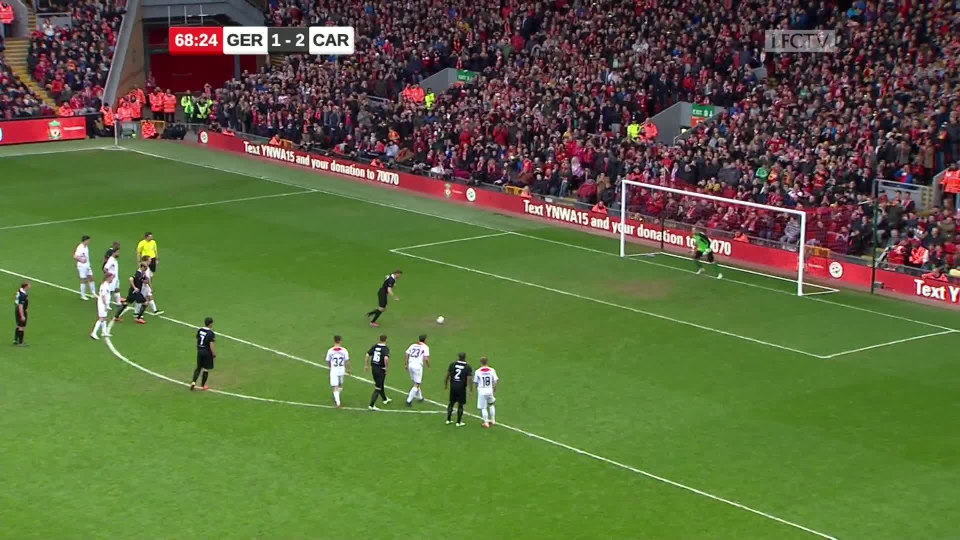
#> input picture 1.jpg, 1920 x 1080 px (shown at 1/2 size)
$ python -i transform.py   (imports and definitions only)
#> lines starting #> are read from the running program, lines starting #| are printed output that depends on the picture; pictures that were not available may be replaced by others from this repository, and a replacement may not be noted
import cv2 as cv
import numpy as np


def add_text(image: np.array, im_pts=[[783, 501], [1021, 464], [1647, 715], [1909, 661]],
             zone=1, draw_lines=False):
    # image - photo of field
    # im_pts - 4 points of rectangle
    # zone - 1: gate rectangle
    # zone - 2: shtrafnaya rectangle
    # draw_lines - drawing field lines on image (if False - only words will be drawn)

    field = cv.imread('field.png', cv.IMREAD_COLOR)
    words = cv.imread('words.png', cv.IMREAD_COLOR)

    gate_pts = [[1063, 286], [1135, 286], [1063, 510], [1135, 510]]
    shtraf_pts = [[920, 150], [1135, 150], [920, 646], [1135, 646]]

    if (zone == 1):
        fld_pts = gate_pts
    if (zone == 2):
        fld_pts = shtraf_pts

    # for i in range(4):
    #     cv.line(image, (im_pts[i][0], im_pts[i][1]), (im_pts[i][0], im_pts[i][1]), (i * 64, i * 64, i * 64), thickness=10)
    #     cv.line(field, (fld_pts[i][0], fld_pts[i][1]), (fld_pts[i][0], fld_pts[i][1]), (i * 64, i * 64, i * 64),
    #             thickness=10)

    dst_pts = np.float32(im_pts).reshape(-1, 1, 2)
    src_pts = np.float32(fld_pts).reshape(-1, 1, 2)
    matrix = (cv.findHomography(src_pts, dst_pts, cv.RANSAC, 5.0)[0])
    words_t = cv.warpPerspective(src=words, M=matrix, dsize=image.shape[:2][::-1])
    field_t = cv.warpPerspective(src=field, M=matrix, dsize=image.shape[:2][::-1])
    if (not draw_lines):
        words_t = words_t - field_t

    # cv.imshow("1.png", cv.bitwise_or(image, words_t))

    return cv.bitwise_or(image, words_t)

>>> import cv2
>>> picture = cv2.imread('1.jpg', cv2.IMREAD_GRAYSCALE)
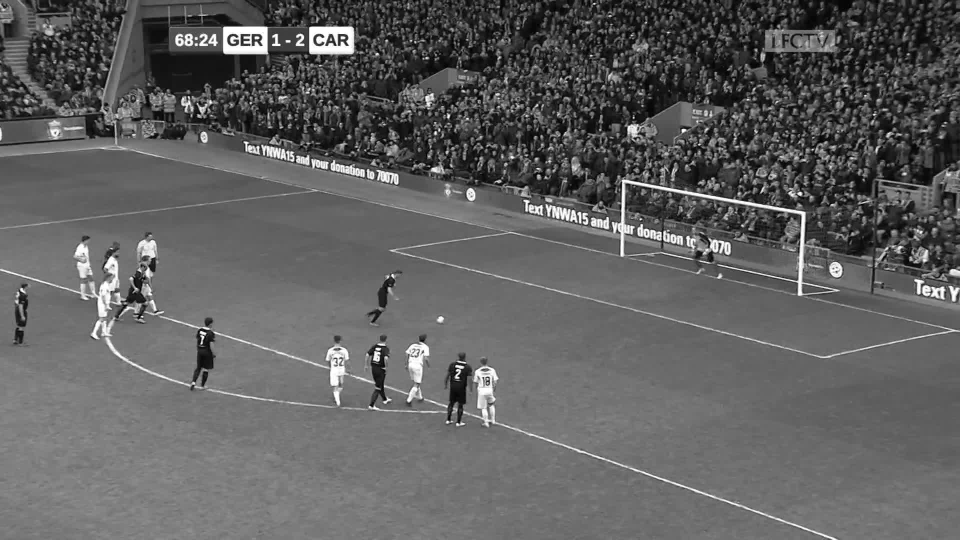
#> picture: shape (1080, 1920) (shown at 1/2 size); min 0, max 255, mean 96
>>> result = add_text(picture)
#> in add_text, field is the input picture: shape (1080, 1920, 3); mean B, G, R 61.5, 104.3, 93
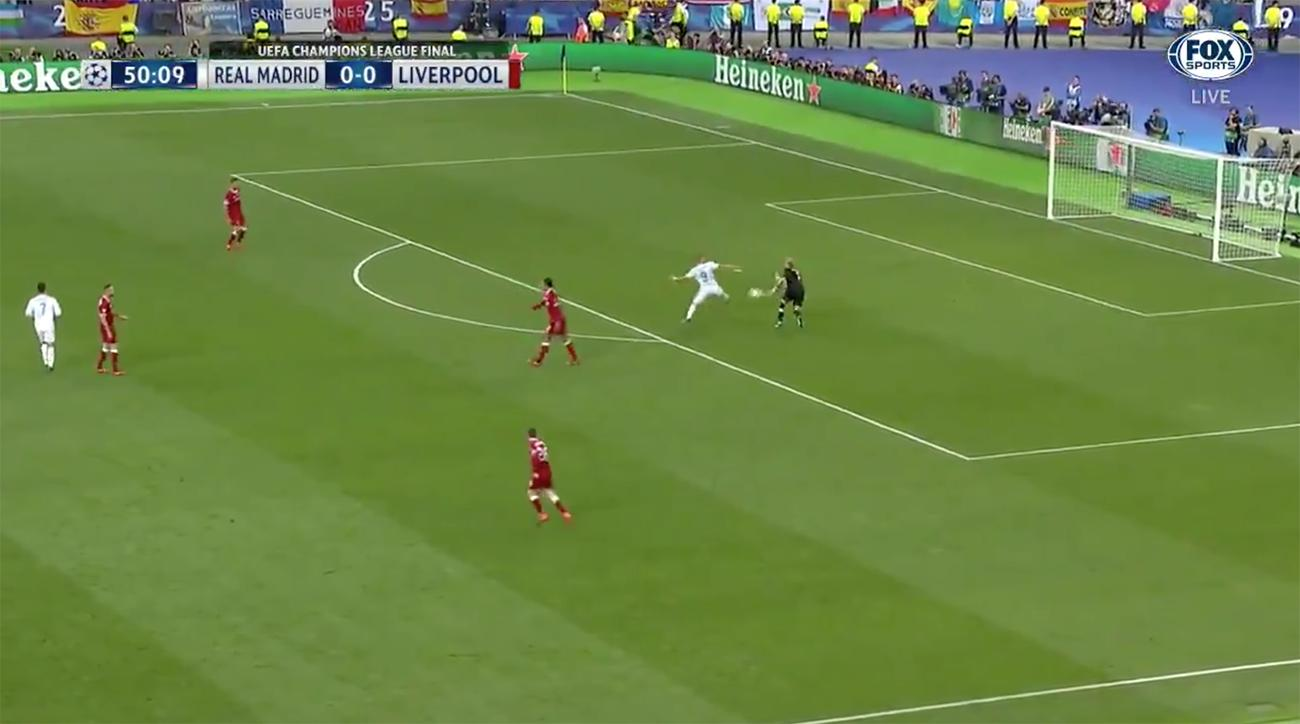
#> input picture 2.jpg, 1300 x 724 px, given in place of words.png, which was not available
#> in add_text, words is the input picture: shape (724, 1300, 3); mean B, G, R 71.3, 133.2, 107
#> in add_text, `words_t = cv.warpPerspective(src=words, M=matrix, dsize=image.shape[:2..`:
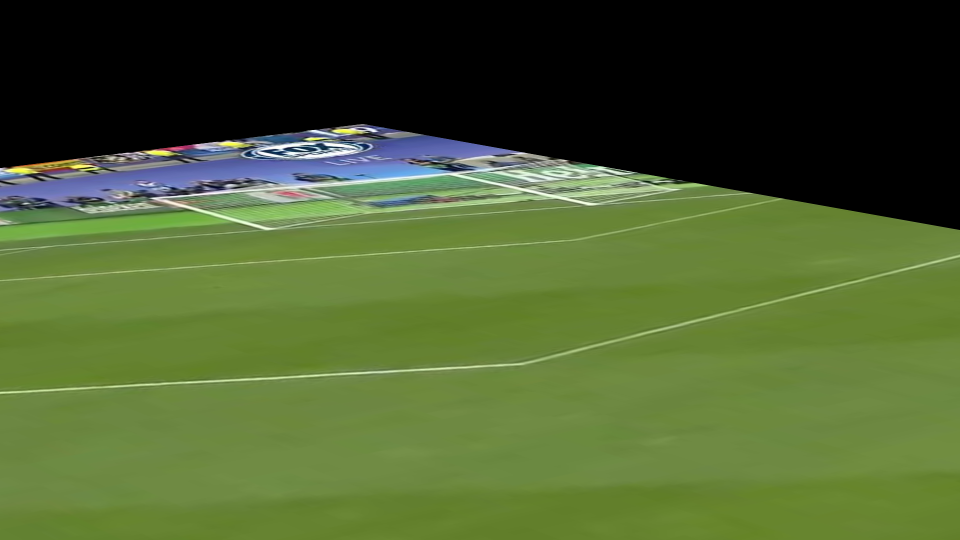
#> words_t: shape (1080, 1920, 3) (shown at 1/2 size); mean B, G, R 47.3, 93.9, 75.2
#> in add_text, `field_t = cv.warpPerspective(src=field, M=matrix, dsize=image.shape[:2..`:
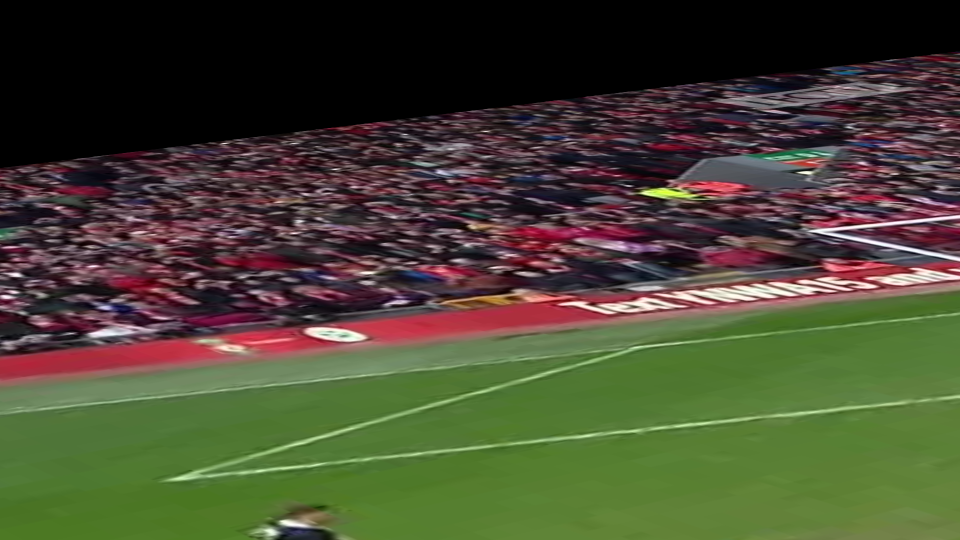
#> field_t: shape (1080, 1920, 3) (shown at 1/2 size); mean B, G, R 50, 71.7, 71.5
#> in add_text, `words_t = words_t - field_t`:
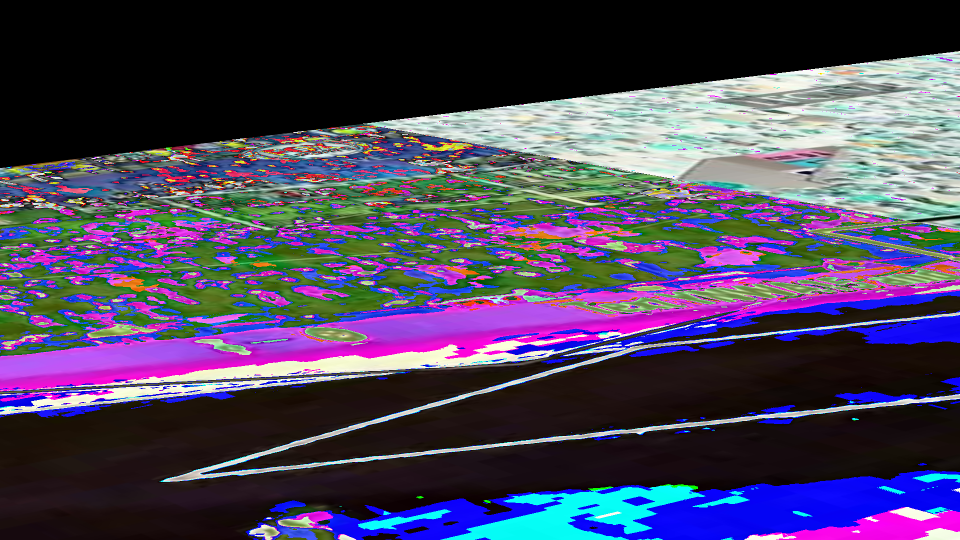
#> words_t: shape (1080, 1920, 3) (shown at 1/2 size); mean B, G, R 92.3, 67.1, 73.8
#> (the run stopped early here; a loop or call above may not have finished)
